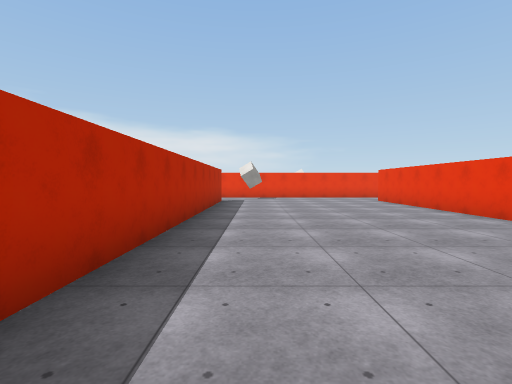
View 1 (above)

24 first-person views from a walk through a scene from a Unity 3-D project. The camera is 1.5 m above the floor, tilts 2° down and sees 85° across. The floor is counted in squares, 2 m on a side. Each view is taken from the middle of a square. On the plan, view 1 faces up. The plan holds only what a view shows up to about 10 squares ahead; the rest is blank. The place goes on beyond the plan. The player is left out. Surface patterns are stand-ins for the level's own textures.

View 2
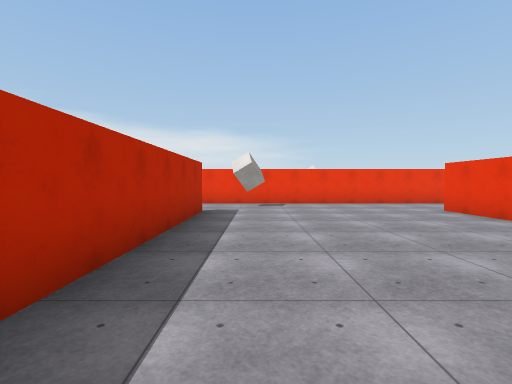

View 3
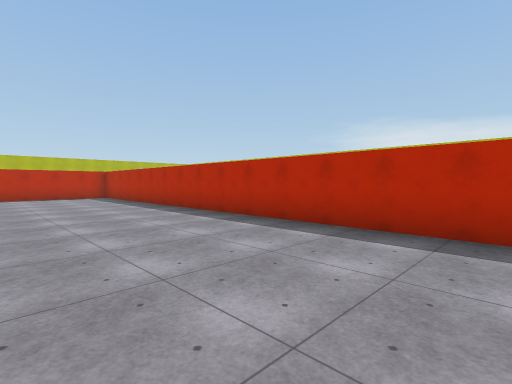

View 4
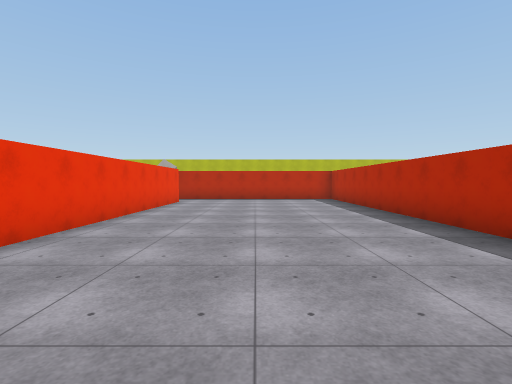

View 5
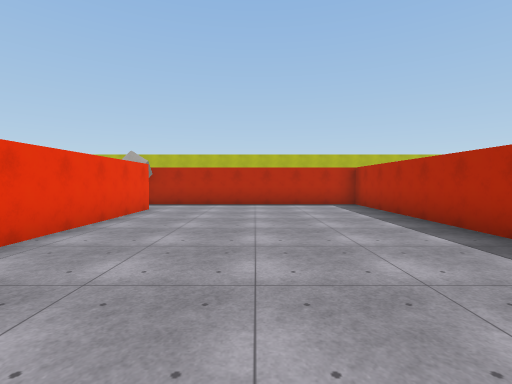

View 6
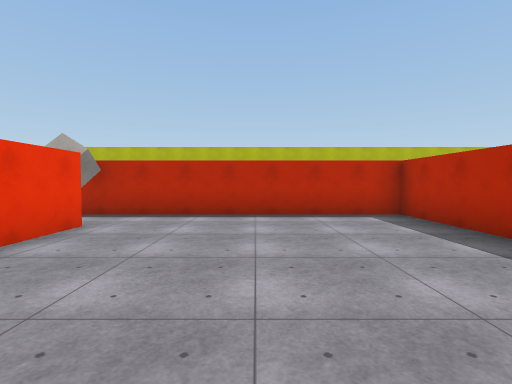

View 7
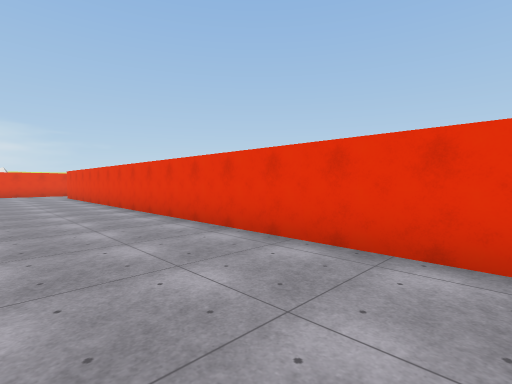

View 8
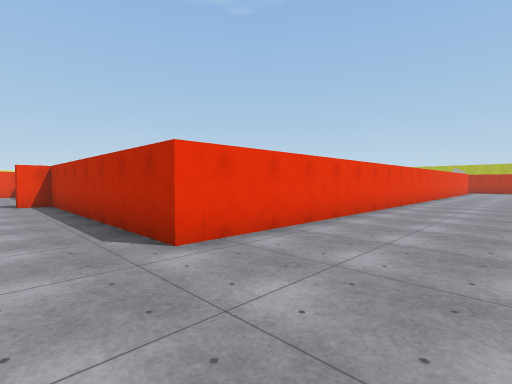

View 9
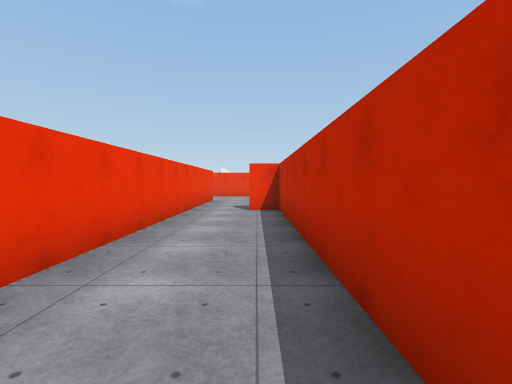

View 10
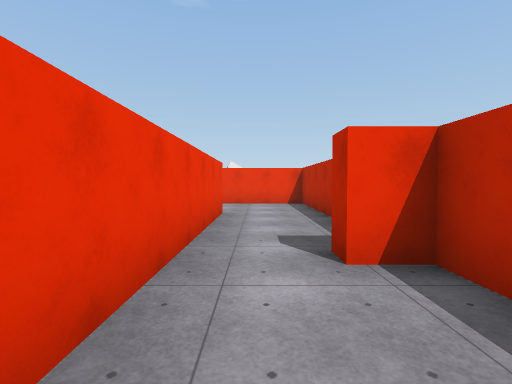

View 11
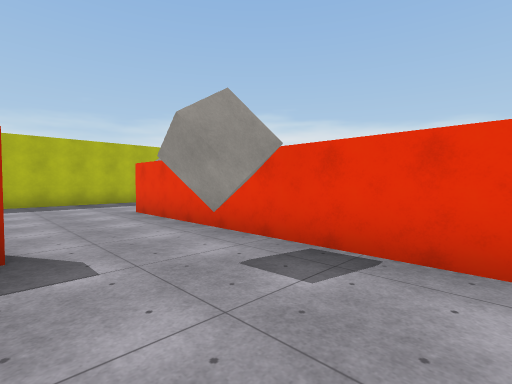

View 12
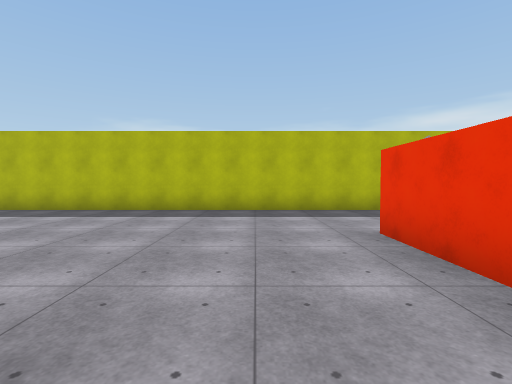

View 13
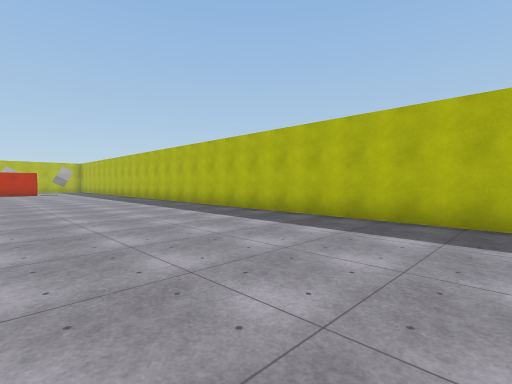

View 14
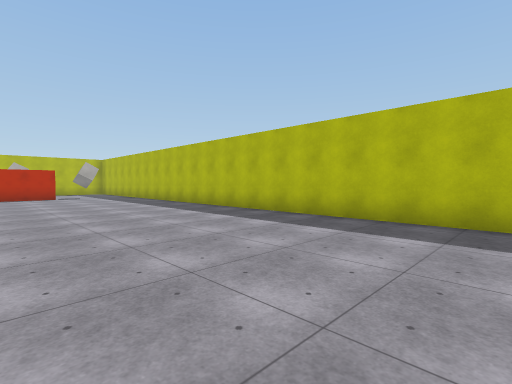

View 15
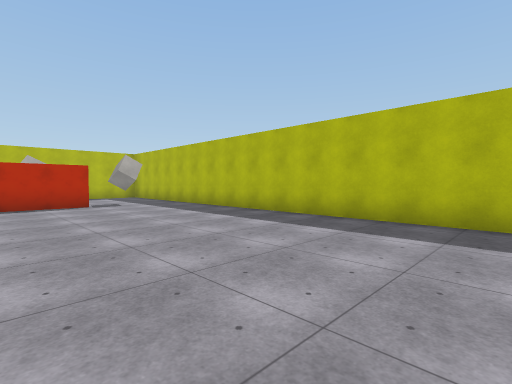

View 16
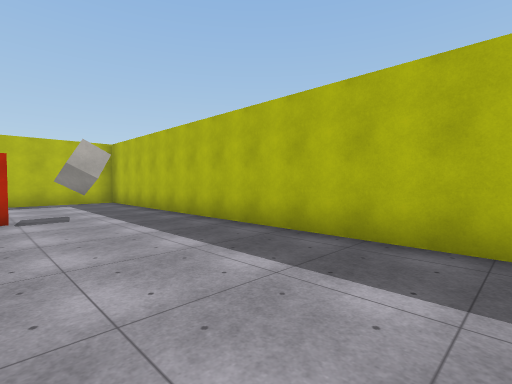

View 17
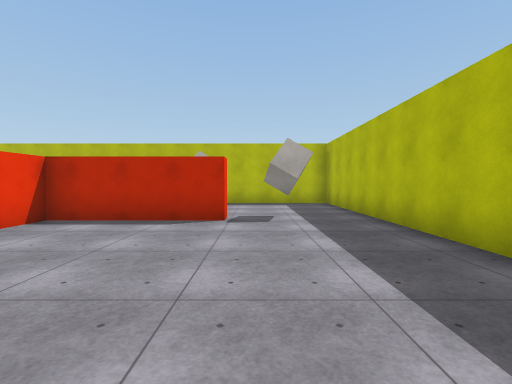

View 18
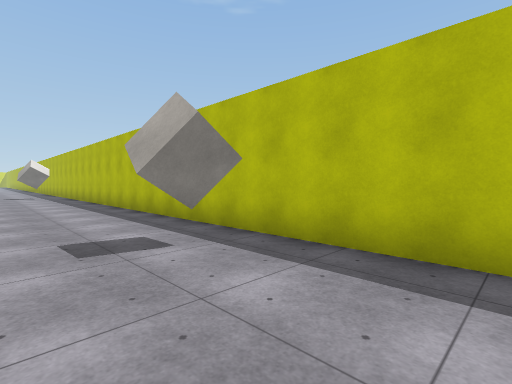

View 19
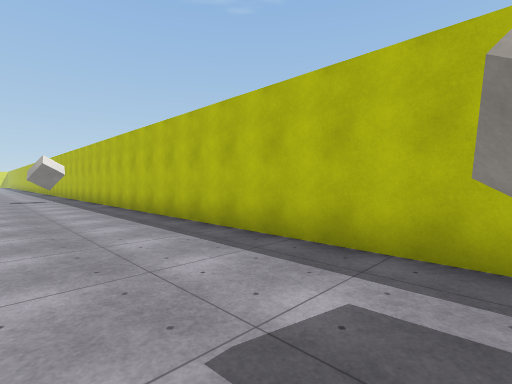

View 20
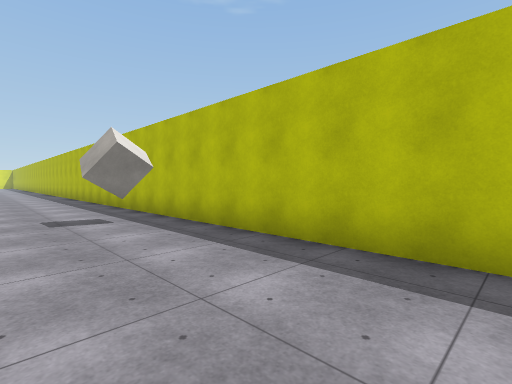

View 21
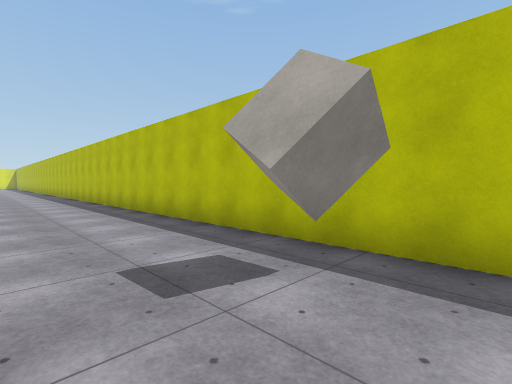

View 22
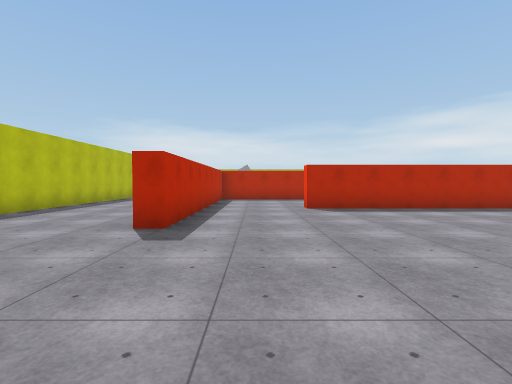

View 23
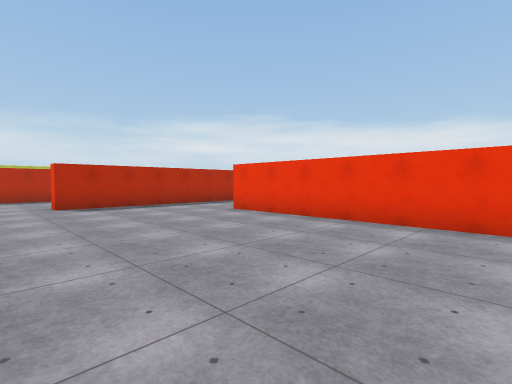

View 24
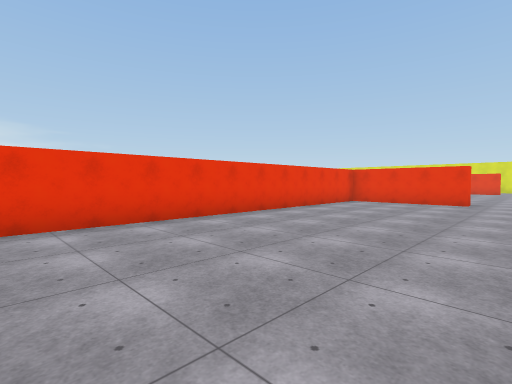

### Floor plan
Points are (right, up) in squares from view 1. A wall is a line through its corners. A room is listed if a view was taken in it or the views show most of it. See-through windows are left out.
Room 1 (views 1, 2, 3, 4, 5, 6, 7, 8, 9, 10, 11, 12)
walls: (-1.4, 11.2) (-1.4, -10.5) (6.1, -10.5); (5, -8.8) (5, 11.4) (12.5, 11.4) (12.5, 12.2) (13.1, 12.2); (13.4, 13.8) (-2.6, 13.8)
ways out: opening at (-2, 12.5) to room 2; opening at (5, -9.5) to room 2; opening at (14, 13) to room 3
objects: block (0, 13)
Room 2 (views 13, 14, 15, 16, 17, 18, 19, 20, 21, 22, 23, 24)
walls: (8.8, -8) (8.8, -8.5); (13, -4.6) (13, -7.5) (12.5, -7.5); (11, -10.5) (16.5, -10.5) (16.5, -11); (-5.5, -10.5) (-1.9, -10.5) (-1.9, -9.4); (29, -3.8) (15.9, -3.8); (-2.6, 13.8) (-5.1, 13.8); (31.1, -7.5) (30.7, -7.5) (30.7, -5.5); (-8.5, 14.5) (-8.5, -15) (18.1, -15)
ways out: opening at (-2, 12.5) to room 1; opening at (5, -9.5) to room 1; opening at (14.5, -4)
objects: block (-7, -11); block (-4, -14); block (6, -10); block (8, -14)
Room 3 (no view inside)
walls: (16.9, 13.8) (13.4, 13.8); (16, 11.4) (19.8, 11.4) (19.8, 14.2)
ways out: opening at (14, 13) to room 1

Where each view was taken, in squares from view 1:
view 1: 0 up, 0 right, facing up
view 2: 4 up, 0 right, facing up
view 3: 4 up, 3 right, facing down-left
view 4: 2 up, 2 right, facing down
view 5: 1 down, 2 right, facing down
view 6: 4 down, 2 right, facing down
view 7: 4 down, 2 right, facing up-right
view 8: 13 up, 2 right, facing down-right
view 9: 12 up, 5 right, facing right
view 10: 13 up, 10 right, facing right
view 11: 11 up, 2 right, facing up-left
view 12: 12 up, 1 left, facing left
view 13: 9 up, 3 left, facing down-left
view 14: 4 up, 3 left, facing down-left
view 15: 1 down, 3 left, facing down-left
view 16: 4 down, 5 left, facing down-left
view 17: 5 down, 6 left, facing down
view 18: 12 down, 7 left, facing down-right
view 19: 12 down, 4 left, facing down-right
view 20: 12 down, 3 right, facing down-right
view 21: 12 down, 7 right, facing down-right
view 22: 9 down, 21 right, facing left
view 23: 9 down, 22 right, facing up-left
view 24: 9 down, 20 right, facing up-right
